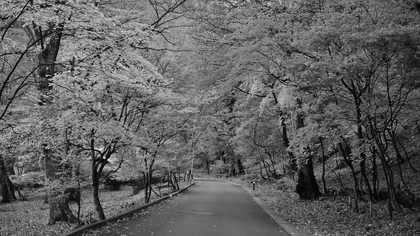
%> input picture Cover_Image.png, 420 x 236 px, shrunk from 1920 x 1080 before the run
$ octave hiding_IUT.m   (GNU Octave 9; MATLAB toolbox functions it lacks are replaced by stand-ins)
%> lines starting %> are read from the running program, lines starting %| are printed output that depends on the picture; in (x1, y1, x2, y2) boxes, pixels count from 0 and x2, y2 are one past the last pixel; in counts of white or black regions, pixels touching at a corner belong together; the program's own positions count from 1
### MSE_cal.m
function output = MSE_cal(orgImage, newImage)
    orgImage = double(orgImage);
    newImage = double(newImage);

    diff = (orgImage - newImage).^2;
    output = sum(diff(:)) / numel(orgImage);
end

### PSNR_cal.m
function [output] = PSNR_cal(orgImage, newImage)
output = 10*log10((255^2)/MSE_cal(orgImage, newImage));
end

### hiding_IUT.m
clc;clear;close all;


cover_image = imread("Cover_Image.png");
%> cover_image is the input picture: size 236x420 uint8; min 0, max 227, mean 95.1
secret_image = fopen("IUT.jpg");
secret_image_content = fread(secret_image);
fclose(secret_image);

%convert the cover image to a vector in order to avoid nested loops
cover_image_vector = cover_image(:);
stego_image_vector = cover_image_vector;


%-----creating seed and random patern--------------------------------------
key = rng;
random_patern = (round(rand(size(secret_image_content)))==1);
randomized_secret_image = bitxor(random_patern, secret_image_content);
%--------------------------------------------------------------------------


%-----filling first bits with size of the image----------------------------
size_digit_str = num2str(numel(randomized_secret_image));
size_digit_number = length(size_digit_str);
bin_size = dec2bin(size_digit_number, 4);
for i = 1:4
    stego_image_vector(i) = bitset(stego_image_vector(i), 1, str2double(bin_size(i)));
end
for i = 1:size_digit_number
    bin_number = dec2bin(str2double(size_digit_str(i)), 4);
    for j = 1:4
        stego_image_vector(i*4+j) = bitset(stego_image_vector(i*4+j), 1, str2double(bin_number(j)));
    end
end
%--------------------------------------------------------------------------


%-----filling rest of the first plane with image data----------------------
k = size_digit_number*4+5;
for i=1:numel(randomized_secret_image)
    for j=1:8
        bit = bitget(randomized_secret_image(i), j);
        stego_image_vector(k) = bitset(stego_image_vector(k), 1, bit);
        k = k + 1;
    end
end
%> after the loop, k = 32501
%--------------------------------------------------------------------------

stego_image = reshape(stego_image_vector, size(cover_image));
imwrite(stego_image,"stego_image.png");
save(".\key","key");
PSNR_cal(cover_image, stego_image)
%> in MSE_cal, `diff = (orgImage - newImage).^2;`:
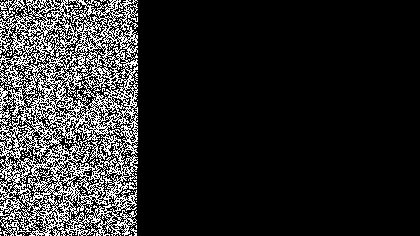
%> diff: size 236x420 double; values 0 (black) and 1 (white), 16.4% white in thin lines or dots, all inside (x1, y1, x2, y2) = (0, 0, 138, 236)
%> in MSE_cal, `output = sum(diff(:)) / numel(orgImage);`: output = 0.164
%> in PSNR_cal, `output = 10*log10((255^2)/MSE_cal(orgImage, newImage));`: output = 55.99
%> ans = 55.99
